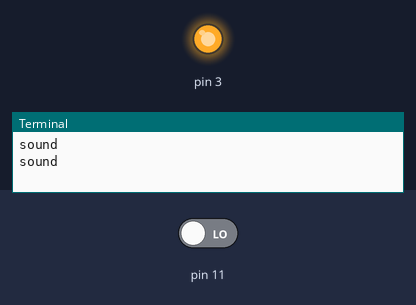
This program was run on a simulated Raspberry Pi (header pin numbers). On the bench: output pins drawn as LEDs (lit = HIGH), the last lines printed to the terminal. Inputs (shaded band) come from the test bench; at power-on: pin 11 LOW.

Above: at 1.2 s.
1.3 s: pin 11 driven HIGH
At 2.7 s:
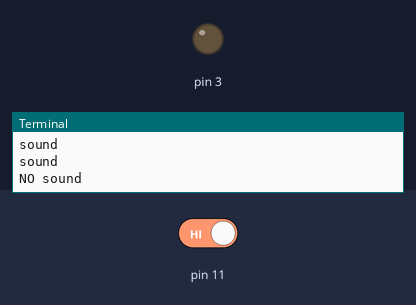
3.5 s: pin 11 driven LOW
At 5.4 s:
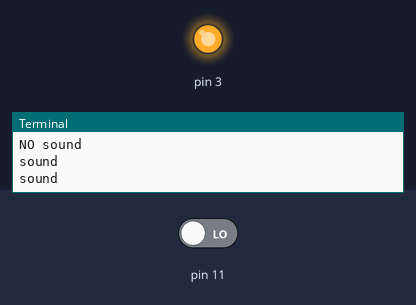
Timing chart, 0 to 6.9 s (numbered marks = the images above; inputs shaded):
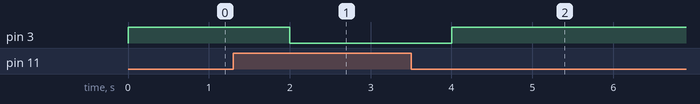

The program:

9-Sound_detection_using_Raspberry_pi.py
```python
from time import sleep
import RPi.GPIO as GPIO

GPIO.setwarnings(False)
GPIO.setmode(GPIO.BOARD)
GPIO.setup(11,GPIO.IN)
GPIO.setup(3,GPIO.OUT)

while True:
    if(GPIO.input(11)== True):
        GPIO.output(3,False)
        print("NO sound");
        sleep(1)
    if(GPIO.input(11)== False):
        GPIO.output(3,True)
        print("sound");
        sleep(1)
```

Measured:
- after the input at 1.3 s, pin 3: HIGH → LOW after 0.70 s
- after the input at 3.5 s, pin 3: LOW → HIGH after 0.50 s
